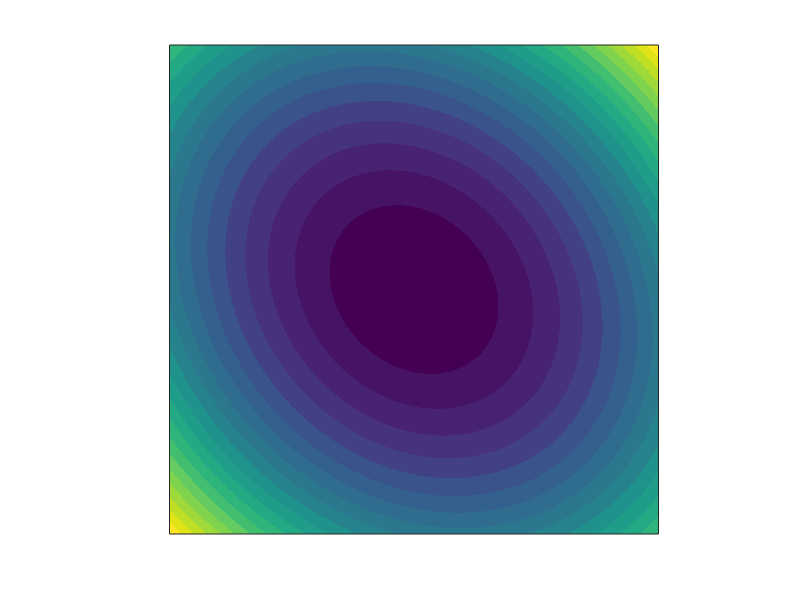

This chart was generated by the following MATLAB code: (Note: this script raises an error after producing the figure.)
A = [1 0.4;
     0 1];

A = A / norm(A);

x1 = -1:0.01:1;
x2 = -1:0.01:1;

N = length(x1);
y = zeros(N, N);
for i = 1:N
    for j = 1:N
        x = [x1(i); x2(j)];
        y(i, j) = x'*A*x;
    end
end

figure
contourf(x1, x2, y, 20,'LineColor','none')


axis square
xticklabels('')
xticks([])
yticklabels('')
yticks([])

set(gcf,'color','w');
saveas(gcf,'Fig1D.png')
export_fig Fig1D.pdf




